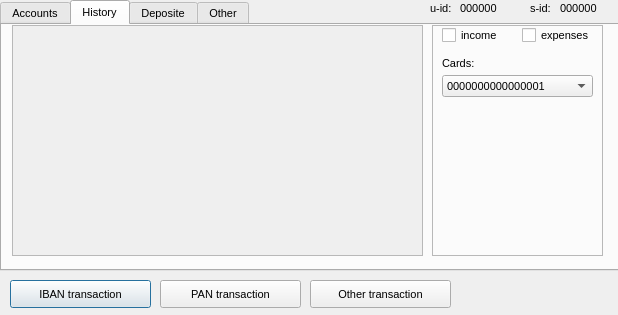
<?xml version="1.0" encoding="UTF-8"?>
<ui version="4.0">
 <class>StreamBank</class>
 <widget class="QDialog" name="StreamBank">
  <property name="windowModality">
   <enum>Qt::ApplicationModal</enum>
  </property>
  <property name="enabled">
   <bool>true</bool>
  </property>
  <property name="geometry">
   <rect>
    <x>0</x>
    <y>0</y>
    <width>618</width>
    <height>315</height>
   </rect>
  </property>
  <property name="minimumSize">
   <size>
    <width>618</width>
    <height>315</height>
   </size>
  </property>
  <property name="maximumSize">
   <size>
    <width>618</width>
    <height>315</height>
   </size>
  </property>
  <property name="font">
   <font>
    <pointsize>8</pointsize>
   </font>
  </property>
  <property name="contextMenuPolicy">
   <enum>Qt::PreventContextMenu</enum>
  </property>
  <property name="acceptDrops">
   <bool>false</bool>
  </property>
  <property name="windowTitle">
   <string>MakoStream's Bank</string>
  </property>
  <property name="windowIcon">
   <iconset>
    <normaloff>C:/Users/Admin/OneDrive/Pictures/GlassCubeRed1.png</normaloff>C:/Users/Admin/OneDrive/Pictures/GlassCubeRed1.png</iconset>
  </property>
  <property name="windowOpacity">
   <double>2.000000000000000</double>
  </property>
  <widget class="QTabWidget" name="main">
   <property name="geometry">
    <rect>
     <x>0</x>
     <y>0</y>
     <width>621</width>
     <height>271</height>
    </rect>
   </property>
   <property name="layoutDirection">
    <enum>Qt::LeftToRight</enum>
   </property>
   <property name="tabPosition">
    <enum>QTabWidget::North</enum>
   </property>
   <property name="currentIndex">
    <number>1</number>
   </property>
   <property name="usesScrollButtons">
    <bool>false</bool>
   </property>
   <property name="documentMode">
    <bool>false</bool>
   </property>
   <property name="tabsClosable">
    <bool>false</bool>
   </property>
   <widget class="QWidget" name="AccountsTab">
    <attribute name="title">
     <string>Accounts</string>
    </attribute>
    <widget class="QScrollArea" name="CardsScroll">
     <property name="geometry">
      <rect>
       <x>10</x>
       <y>10</y>
       <width>361</width>
       <height>201</height>
      </rect>
     </property>
     <property name="frameShadow">
      <enum>QFrame::Sunken</enum>
     </property>
     <property name="widgetResizable">
      <bool>true</bool>
     </property>
     <widget class="QWidget" name="scrollAreaWidgetContents">
      <property name="geometry">
       <rect>
        <x>0</x>
        <y>0</y>
        <width>359</width>
        <height>199</height>
       </rect>
      </property>
      <widget class="QWidget" name="Card1" native="true">
       <property name="geometry">
        <rect>
         <x>0</x>
         <y>0</y>
         <width>361</width>
         <height>201</height>
        </rect>
       </property>
      </widget>
     </widget>
    </widget>
    <widget class="QWidget" name="userInfoWidget" native="true">
     <property name="geometry">
      <rect>
       <x>390</x>
       <y>10</y>
       <width>211</width>
       <height>221</height>
      </rect>
     </property>
    </widget>
   </widget>
   <widget class="QWidget" name="HistoryTab">
    <attribute name="title">
     <string>History</string>
    </attribute>
    <widget class="QScrollArea" name="historyScrollArea">
     <property name="geometry">
      <rect>
       <x>10</x>
       <y>0</y>
       <width>411</width>
       <height>231</height>
      </rect>
     </property>
     <property name="widgetResizable">
      <bool>true</bool>
     </property>
     <widget class="QWidget" name="scrollAreaWidgetContents_2">
      <property name="geometry">
       <rect>
        <x>0</x>
        <y>0</y>
        <width>409</width>
        <height>229</height>
       </rect>
      </property>
      <widget class="QWidget" name="historyEvent1widget" native="true">
       <property name="geometry">
        <rect>
         <x>0</x>
         <y>0</y>
         <width>401</width>
         <height>41</height>
        </rect>
       </property>
      </widget>
     </widget>
    </widget>
    <widget class="QFrame" name="filterWidget">
     <property name="geometry">
      <rect>
       <x>430</x>
       <y>0</y>
       <width>171</width>
       <height>231</height>
      </rect>
     </property>
     <property name="frameShape">
      <enum>QFrame::StyledPanel</enum>
     </property>
     <property name="frameShadow">
      <enum>QFrame::Raised</enum>
     </property>
     <widget class="QCheckBox" name="incomeCheckBox">
      <property name="geometry">
       <rect>
        <x>10</x>
        <y>0</y>
        <width>81</width>
        <height>20</height>
       </rect>
      </property>
      <property name="text">
       <string>income</string>
      </property>
     </widget>
     <widget class="QCheckBox" name="expensesCheckBox">
      <property name="geometry">
       <rect>
        <x>90</x>
        <y>0</y>
        <width>81</width>
        <height>20</height>
       </rect>
      </property>
      <property name="text">
       <string>expenses</string>
      </property>
     </widget>
     <widget class="QComboBox" name="cardsCheckBox">
      <property name="geometry">
       <rect>
        <x>10</x>
        <y>50</y>
        <width>151</width>
        <height>22</height>
       </rect>
      </property>
      <item>
       <property name="text">
        <string>0000000000000001</string>
       </property>
      </item>
      <item>
       <property name="text">
        <string>0000000000000002</string>
       </property>
      </item>
      <item>
       <property name="text">
        <string>0000000000000003</string>
       </property>
      </item>
     </widget>
     <widget class="QLabel" name="label">
      <property name="geometry">
       <rect>
        <x>10</x>
        <y>30</y>
        <width>101</width>
        <height>16</height>
       </rect>
      </property>
      <property name="text">
       <string>Cards:</string>
      </property>
     </widget>
    </widget>
   </widget>
   <widget class="QWidget" name="DepositeTab">
    <attribute name="title">
     <string>Deposite</string>
    </attribute>
   </widget>
   <widget class="QWidget" name="OtherTab">
    <attribute name="title">
     <string>Other</string>
    </attribute>
   </widget>
  </widget>
  <widget class="QWidget" name="supportInfoWidget" native="true">
   <property name="geometry">
    <rect>
     <x>430</x>
     <y>0</y>
     <width>181</width>
     <height>21</height>
    </rect>
   </property>
   <widget class="QLabel" name="user_id_value">
    <property name="geometry">
     <rect>
      <x>30</x>
      <y>0</y>
      <width>42</width>
      <height>16</height>
     </rect>
    </property>
    <property name="text">
     <string>000000</string>
    </property>
   </widget>
   <widget class="QLabel" name="user_id_label">
    <property name="geometry">
     <rect>
      <x>0</x>
      <y>0</y>
      <width>27</width>
      <height>16</height>
     </rect>
    </property>
    <property name="text">
     <string>u-id:</string>
    </property>
   </widget>
   <widget class="QLabel" name="session_id_value">
    <property name="geometry">
     <rect>
      <x>130</x>
      <y>0</y>
      <width>42</width>
      <height>16</height>
     </rect>
    </property>
    <property name="text">
     <string>000000</string>
    </property>
   </widget>
   <widget class="QLabel" name="session_id_label">
    <property name="geometry">
     <rect>
      <x>100</x>
      <y>0</y>
      <width>26</width>
      <height>16</height>
     </rect>
    </property>
    <property name="text">
     <string>s-id:</string>
    </property>
   </widget>
  </widget>
  <widget class="QWidget" name="mainMenuWidget" native="true">
   <property name="geometry">
    <rect>
     <x>0</x>
     <y>270</y>
     <width>611</width>
     <height>41</height>
    </rect>
   </property>
   <widget class="QPushButton" name="pushButton">
    <property name="geometry">
     <rect>
      <x>10</x>
      <y>10</y>
      <width>141</width>
      <height>28</height>
     </rect>
    </property>
    <property name="text">
     <string>IBAN transaction</string>
    </property>
   </widget>
   <widget class="QPushButton" name="pushButton_2">
    <property name="geometry">
     <rect>
      <x>160</x>
      <y>10</y>
      <width>141</width>
      <height>28</height>
     </rect>
    </property>
    <property name="text">
     <string>PAN transaction</string>
    </property>
   </widget>
   <widget class="QPushButton" name="pushButton_3">
    <property name="geometry">
     <rect>
      <x>310</x>
      <y>10</y>
      <width>141</width>
      <height>28</height>
     </rect>
    </property>
    <property name="text">
     <string>Other transaction</string>
    </property>
   </widget>
  </widget>
 </widget>
 <resources/>
 <connections/>
</ui>
